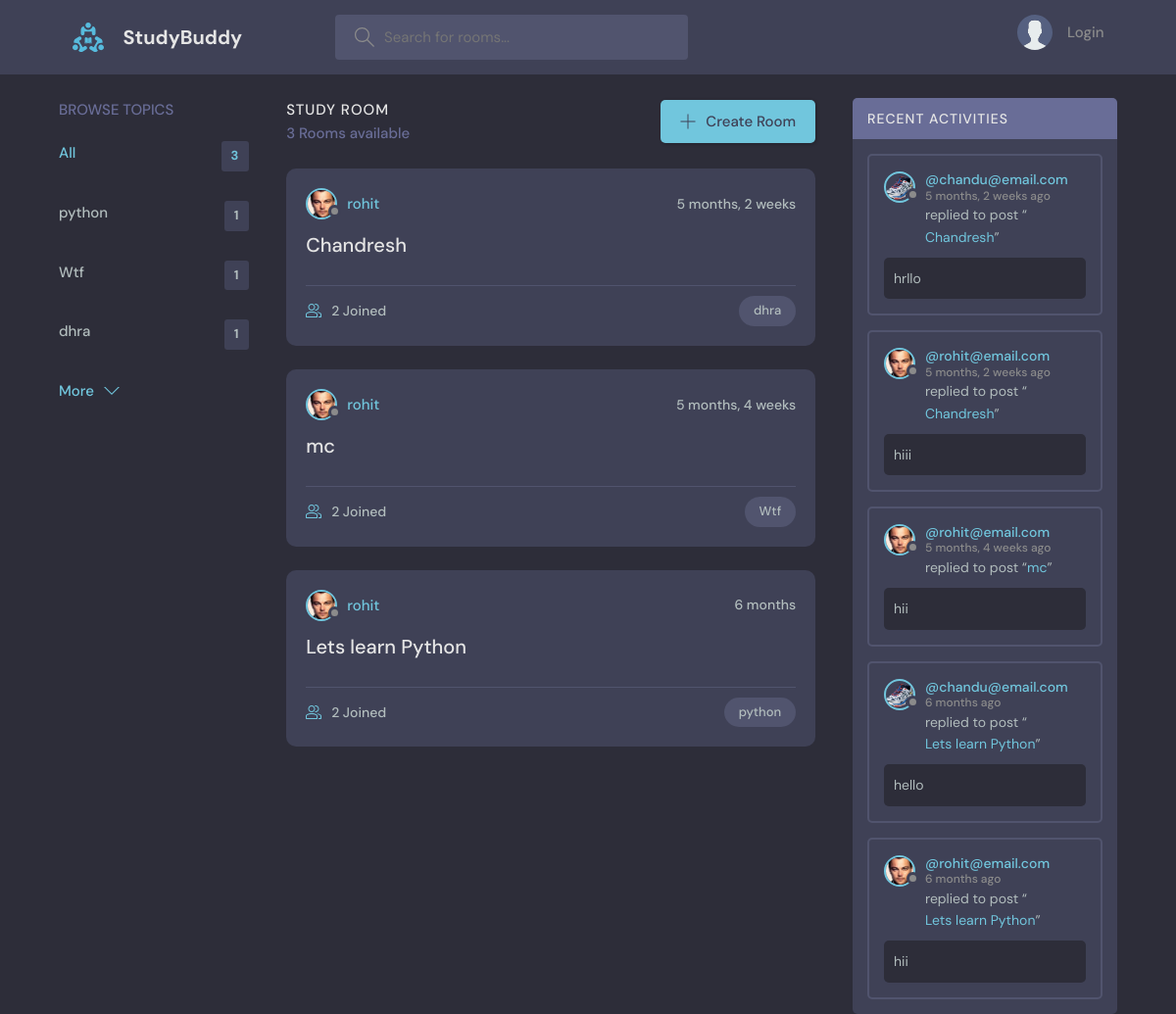
Before: / with the older database file.
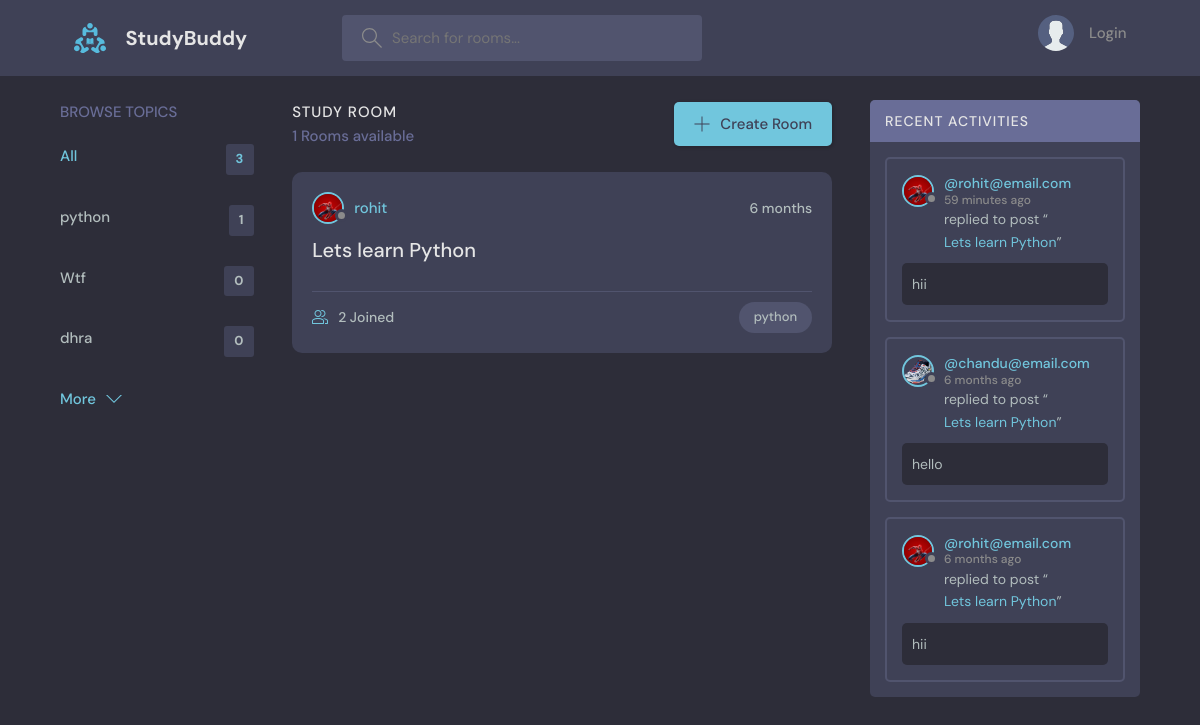
After: the same page with the newer database file.
### base/models.py (models this page shows, shortened)
class Topic(models.Model):
    name = models.CharField(max_length=200)

class Room(models.Model):
    host = models.ForeignKey(User,on_delete=models.SET_NULL,null = True)
    topic = models.ForeignKey(Topic,on_delete=models.SET_NULL,null = True)
    name = models.CharField(max_length=200)
    description = models.TextField(null=True,blank=True)
    participants = models.ManyToManyField(User,related_name='participants',blank=True)
    updated = models.DateTimeField(auto_now=True)
    created = models.DateTimeField(auto_now_add=True)
    class Meta:
        ordering = ['-updated','-created']
    def __str__(self):
        return self.name

class User(AbstractUser):
    name = models.CharField(max_length=200,null=True)
    email = models.EmailField(unique=True,null=True)
    bio = models.TextField(null=True)
    avatar = models.ImageField(null=True,default="avatar.svg")
    USERNAME_FIELD = 'email'
    REQUIRED_FIELDS = []

class Message(models.Model):
    user = models.ForeignKey(User,on_delete=models.CASCADE)
    room = models.ForeignKey(Room,on_delete=models.CASCADE)
    body = models.TextField()
    updated = models.DateTimeField(auto_now=True)
    created = models.DateTimeField(auto_now_add=True)
    class Meta:
        ordering = ['-updated','-created']

### base/views.py (the view)
# urls.py: path('',views.home,name="home"),
def home(request):
    q = request.GET.get('q') if request.GET.get('q') != None else ''
    rooms = Room.objects.filter(
        Q(topic__name__icontains=q) |
        Q(name__icontains=q)|
        Q(description__icontains=q)
        )
    room_count = rooms.count()
    topics = Topic.objects.all()[0:5]
    room_messages = Message.objects.filter(Q(room__topic__name__icontains=q))
    context = {'rooms':rooms,'topics':topics,'room_count':room_count,'room_messages':room_messages}
    return render(request,'base/home.html',context)

### base/templates/base/home.html (shortened to what this page needs)
{% extends 'main.html' %}
{% block content %}
    <main class="layout layout--3">
      <div class="container">
        {% include 'base/topics_component.html' %}
        <div class="roomList">
          <div class="roomList__header">
            <div>
              <h2>Study Room</h2>
              <p>{{room_count}} Rooms available</p>
            </div>
            <a class="btn btn--main" href="{% url 'create-room' %}">
              <svg version="1.1" xmlns="http://www.w3.org/2000/svg" width="32" height="32" viewBox="0 0 32 32">
                <title>add</title>
                <path
                  d="M16.943 0.943h-1.885v14.115h-14.115v1.885h14.115v14.115h1.885v-14.115h14.115v-1.885h-14.115v-14.115z"
                ></path>
              </svg>
              Create Room
            </a>
          </div>
          {% include 'base/feed_component.html' %}
        </div>
        {% include 'base/activity_component.html' %}
      </div>
    </main>
{% endblock %}

### base/templates/base/topics_component.html
<div class="topics">
    <div class="topics__header">
      <h2>Browse Topics</h2>
    </div>
    <ul class="topics__list">
      <li>
        <a href="{% url 'home' %}" class="active">All <span>{{topics.count}}</span></a>
      </li>
      {% for topic in topics %}
        <li>
            <a href="{% url 'home' %}?q={{topic.name}}">{{topic.name}} <span>{{topic.room_set.all.count}}</span></a>
        </li>
      {% endfor %}
    </ul>
    <a class="btn btn--link" href="{% url 'topics' %}">
      More
      <svg version="1.1" xmlns="http://www.w3.org/2000/svg" width="32" height="32" viewBox="0 0 32 32">
        <title>chevron-down</title>
        <path d="M16 21l-13-13h-3l16 16 16-16h-3l-13 13z"></path>
      </svg>
    </a>
  </div>

### base/templates/base/feed_component.html (shortened to what this page needs)
{% for room in rooms %}
<div class="roomListRoom">
    <div class="roomListRoom__header">
      <a href="{% url 'user-profile' room.host.id %}" class="roomListRoom__author">
        <div class="avatar avatar--small">
          <img src="{{room.host.avatar.url}}" />
        </div>
        <span>{{room.host.username}}</span>
      </a>
      <div class="roomListRoom__actions">
        <span>{{room.created|timesince}}</span>
      </div>
    </div>
    <div class="roomListRoom__content">
      <a href="{% url 'room' room.id %}">{{room.name}}</a>
    </div>
    <div class="roomListRoom__meta">
      <a href="{% url 'room' room.id %}" class="roomListRoom__joined">
        {{room.participants.all.count}} Joined
      </a>
      <p class="roomListRoom__topic">{{room.topic.name}}</p>
    </div>
  </div>
{% endfor %}

### base/templates/base/activity_component.html (shortened to what this page needs)
<div class="activities">
    <div class="activities__header">
      <h2>Recent Activities</h2>
    </div>
    {% for message in room_messages %}
    <div class="activities__box">
      <div class="activities__boxHeader roomListRoom__header">
        <a href="{% url 'user-profile' message.user.id %}" class="roomListRoom__author">
          <div class="avatar avatar--small">
            <img src="{{message.user.avatar.url}}" />
          </div>
          <p>
            @{{message.user}}
            <span>{{message.created|timesince}} ago</span>
          </p>
        </a>
      </div>
      <div class="activities__boxContent">
        <p>replied to post “<a href="{% url 'room' message.room.id %}">{{message.room}}</a>”</p>
        <div class="activities__boxRoomContent">
          {{message.body}}
        </div>
      </div>
    </div>
    {% endfor %}
  </div>

Changed rows visible on the page:
removed Room: host.avatar (picture), host.username "rohit", created "5 months, 2 weeks", name "Chandresh", participants.all.count "2", topic.name "dhra"
removed Room: host.avatar (picture), host.username "rohit", created "5 months, 4 weeks", name "mc", participants.all.count "2", topic.name "Wtf"
removed Message: user.avatar (picture), user "chandu@email.com", created "5 months, 2 weeks", room "Chandresh", body "hrllo"
removed Message: user.avatar (picture), user "rohit@email.com", created "5 months, 2 weeks", room "Chandresh", body "hiii"
removed Message: user.avatar (picture), user "rohit@email.com", created "5 months, 4 weeks", room "mc", body "hii"
computed for Topic "Wtf": room_set.all.count "1" → "0"
computed for Topic "dhra": room_set.all.count "1" → "0"
changed through a linked row, Room "Lets learn Python": host.avatar: a different picture
added Message: user.avatar (picture), user "rohit@email.com", created "59 minutes", room "Lets learn Python", body "hii"
changed through a linked row, Message (number 3 of 3 on the later page): user.avatar: a different picture
Other visible differences:
{{ room_count }}: "3" → "1"
